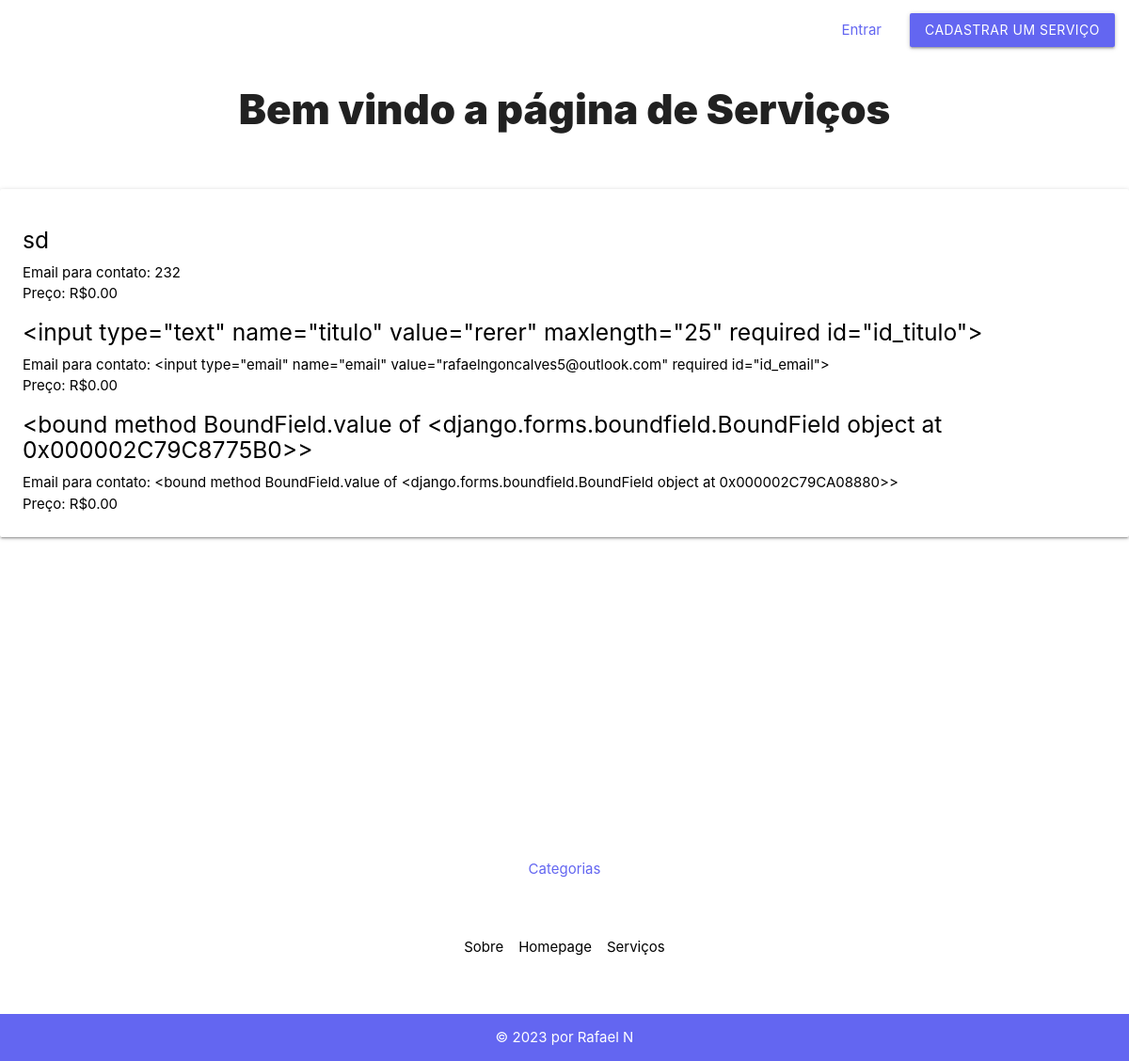
The page /servicosapp/servicos/ on the database as committed earlier.
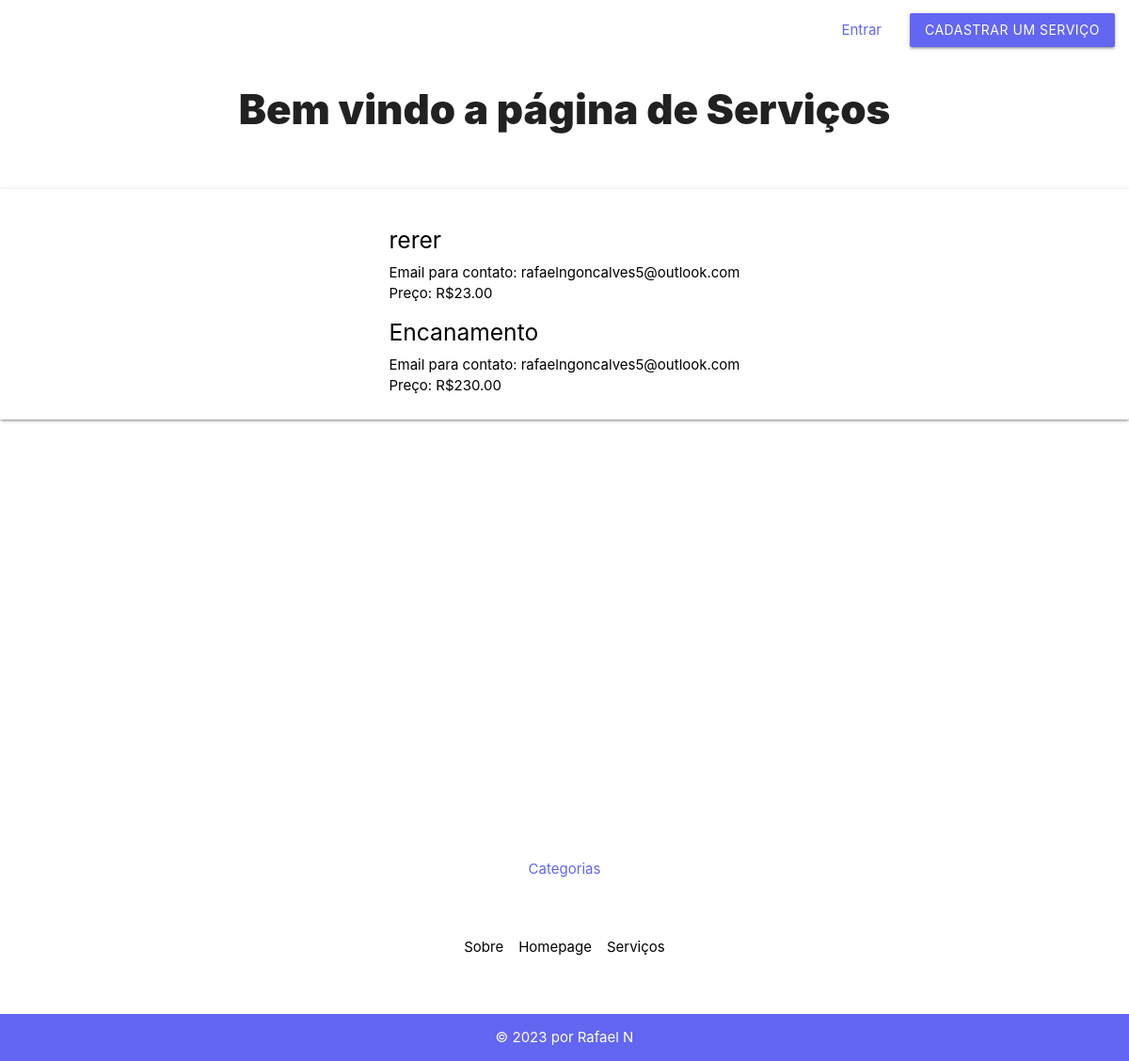
The same page on the database as committed later.
### servicosapp/models.py (models this page shows)
class Servico(models.Model):
    id_servico = models.AutoField(primary_key=True)
    fk_usuario = models.ForeignKey(auth_user, on_delete=models.DO_NOTHING, null=True)
    fk_categoria = models.ForeignKey(Categoria, on_delete=models.CASCADE, null=True)
    titulo = models.CharField(max_length=150, null=False)
    descricao = models.CharField(max_length=150, default=None)
    email = models.CharField(max_length=150, null=False)
    telefone_1 = models.CharField(max_length=50, null=True)
    telefone_2 = models.CharField(max_length=50, null=True)
    preco = models.IntegerField(default=0, null=True)
    data_pub = models.DateTimeField("Data de publicação", default=django.utils.timezone.now, null=True)
    def __str__(self):
        return self.titulo

### servicosapp/views.py (the view)
# urls.py: path('servicos/', views.index_servicos, name="index_servicos"),
def index_servicos(request):
       servicos = Servico.objects.all()
       context = {
              'servicos': servicos
       }
       return render(request, 'servicosapp/servicos/index.html', context)

### servicosapp/templates/servicosapp/servicos/index.html
{% extends 'base.html' %}
{% block content %}
<h3>Bem vindo a página de Serviços</h3>
<div class="card-panel" style="margin-top: 4em;display: flex; justify-content: center; align-items: center;">
    {% if servicos %}
    <ul>
        {% for servico in servicos %}
        <a id="ancora-servicos" href="{% url 'servicosapp:detalhes_servicos' servico.id_servico %}">
            <h5>{{ servico }}</h5>
            <li>Email para contato: {{ servico.email }}</li>
            <li>Preço: R${{ servico.preco }}.00</li>
        </a>
        {% endfor %}
    </ul>
</div>
{% else %}
<p style="text-align: center; margin-top: 4em;">Não há serviços cadastrados!</p>
{% endif %}
{% endblock content %}

### servicosapp/templates/base.html (shortened to what this page needs)
{% load static %}
<!DOCTYPE html>
<head>
    <link rel="stylesheet" href="{% static 'materialize.css' %}">
    <link rel="stylesheet" href="{% static 'servicosapp/stylesheet.css' %}" />
</head>
<body>
    {% include 'navbar.html' %}
    <main>
        {% block content %}{% endblock content %}
    </main>
    <footer class="page-footer">
        <div class="container">
            <a href="{% url 'servicosapp:categorias' %}">Categorias</a>
            <ul>
                <li><a href="#">Sobre</a></li>
                <li><a href="{% url 'servicosapp:index' %}">Homepage</a></li>
                <li><a href="{% url 'servicosapp:index_servicos' %}">Serviços</a></li>
            </ul>
        </div>
        <div class="fc footer-copyright">
            <div class="container">
                © 2023 por Rafael N
            </div>
        </div>
    </footer>
</body>

### servicosapp/templates/navbar.html
<nav>
    <div class="nav-wrapper">
        <ul id="nav-mobile" class="right">
            {% if user.is_authenticated %}
            <li><a href="{% url 'servicosapp:entrar_form' %}">Olá {{ user.username }}. Sair</a></li>
            {% else %}
            <li><a href="{% url 'servicosapp:entrar_form' %}">Entrar</a></li>
            {% endif %}
            <li><a class="login-btn waves-effect waves-light btn"
                    href="{% url 'servicosapp:criar_servicos' %}">Cadastrar um serviço</a></li>
        </ul>
    </div>
</nav>

### servicosapp/static/servicosapp/stylesheet.css (style rules this page uses)
* { box-sizing: border-box; padding: 0; margin: 0; }
body { background-color: var(--primary-color); }
body button, .login-btn { background-color: var(--accent-color) !important; }
body a { color: var(--accent-color); }
body h3 { font-weight: 900; text-align: center; }
body nav { background: transparent; box-shadow: none; }
body nav li a { color: var(--accent-color); }
body footer { background: none !important; text-align: center; color: black; }
body footer ul { display: flex; justify-content: center; gap: 2vh; margin-top: 4em; }
body footer ul li a { color: black; }
body footer .fc { margin-top: 4em; background-color: var(--accent-color) !important; color: var(--primary-color) !important; }
body main { min-height: 100vh; }
div #ancora-servicos { color: black; }

Rows that differ between the two databases and show on the page:
removed Servico: titulo "sd", email "232", preco "0"
removed Servico: titulo "<input type=\"text\" name=\"titulo\" value=\"rerer\" maxlength=\"25\" required id=\"id_titulo\">", email "<input type=\"email\" name=\"email\" value=\"rafaelngoncalves5@outlook.com\" required id=\"id_email\">", preco "0"
removed Servico: titulo "<bound method BoundField.value of <django.forms.boundfield.BoundField object at 0x000002C79C8775B0>>", email "<bound method BoundField.value of <django.forms.boundfield.BoundField object at 0x000002C79CA08880>>", preco "0"
added Servico: titulo "rerer", email "rafaelngoncalves5@outlook.com", preco "23"
added Servico: titulo "Encanamento", email "rafaelngoncalves5@outlook.com", preco "230"
